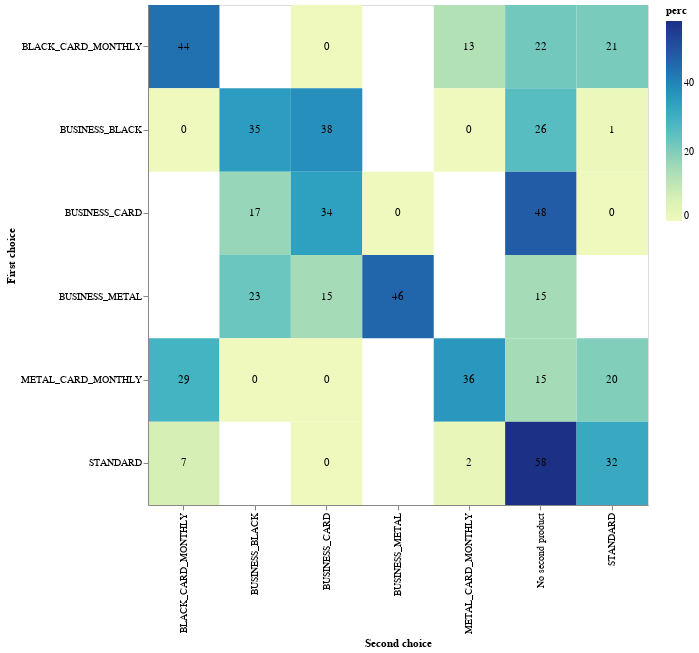

The cell this chart's notebook holds for it:
### Markdown cell above
Depending on your first product viewed, what's your most likely next step? 

Each row of the heatmap shows the first product viewed of a customer. The columns represent their second steps. The cell in row Standard and column Black-Card-Monthly, gives you the % of users who started with Standard and then moved to You. 

- 58% of those that start with Standard look at no further product.

### Code cell
df = pd.read_csv("product_selection_ksp.csv")

df = df.loc[df["se_action"] == "product_selection.tab_click", :]
df = df.loc[df["dvce_type"] == "Mobile", :]

df["collector_tstamp"] = pd.to_datetime(df["collector_tstamp"])
# keep only days since 10th of june when tracking on the first product selected was implemented.
df = df.loc[df["collector_tstamp"] >= "2020-06-10", :]

# number each tab event by when it was created.
df["rank"] = df.groupby("id")["collector_tstamp"].rank(method="dense", ascending=True)

df = df.loc[df["rank"] < 3, ["id", "se_label", "rank"]]

df = (
    pd.pivot_table(df, index=["id"], columns=["rank"], aggfunc="first")
    .fillna("No second product")
    .reset_index()
)
df.columns = ["id", "First choice", "Second choice"]

df = df.groupby(["First choice", "Second choice"])["id"].agg("nunique").reset_index()

df["perc"] = round(
    100 * df["id"] / df.groupby(["First choice"])["id"].transform("sum"), 0
)


base = alt.Chart(df).encode(
    x="Second choice:O",
    y="First choice:O",
)
heatmap = base.mark_rect().encode(color="perc:Q").properties(width=500, height=500)

text = base.mark_text(baseline="middle").encode(text="perc:Q")

heatmap + text

### Figure 1 — Vega-Lite specification as saved in the notebook (floating-point values rounded to 4 significant figures)
{"config": {"view": {"continuousWidth": 400, "continuousHeight": 300}}, "layer": [{"mark": "rect", "encoding": {"color": {"type": "quantitative", "field": "perc"}, "x": {"type": "ordinal", "field": "Second choice"}, "y": {"type": "ordinal", "field": "First choice"}}, "height": 500, "width": 500}, {"mark": {"type": "text", "baseline": "middle"}, "encoding": {"text": {"type": "quantitative", "field": "perc"}, "x": {"type": "ordinal", "field": "Second choice"}, "y": {"type": "ordinal", "field": "First choice"}}}], "data": {"name": "data-c6c7b3d3caa63ac0b7b2b80bffd37291"}, "$schema": "https://vega.github.io/schema/vega-lite/v4.0.2.json", "datasets": {"data-c6c7b3d3caa63ac0b7b2b80bffd37291": [{"First choice": "BLACK_CARD_MONTHLY", "Second choice": "BLACK_CARD_MONTHLY", "id": 156, "perc": 44.0}, {"First choice": "BLACK_CARD_MONTHLY", "Second choice": "BUSINESS_CARD", "id": 1, "perc": 0.0}, {"First choice": "BLACK_CARD_MONTHLY", "Second choice": "METAL_CARD_MONTHLY", "id": 46, "perc": 13.0}, {"First choice": "BLACK_CARD_MONTHLY", "Second choice": "No second product", "id": 77, "perc": 22.0}, {"First choice": "BLACK_CARD_MONTHLY", "Second choice": "STANDARD", "id": 75, "perc": 21.0}, {"First choice": "BUSINESS_BLACK", "Second choice": "BLACK_CARD_MONTHLY", "id": 1, "perc": 0.0}, {"First choice": "BUSINESS_BLACK", "Second choice": "BUSINESS_BLACK", "id": 154, "perc": 35.0}, {"First choice": "BUSINESS_BLACK", "Second choice": "BUSINESS_CARD", "id": 167, "perc": 38.0}, {"First choice": "BUSINESS_BLACK", "Second choice": "METAL_CARD_MONTHLY", "id": 1, "perc": 0.0}, {"First choice": "BUSINESS_BLACK", "Second choice": "No second product", "id": 116, "perc": 26.0}, {"First choice": "BUSINESS_BLACK", "Second choice": "STANDARD", "id": 6, "perc": 1.0}, {"First choice": "BUSINESS_CARD", "Second choice": "BUSINESS_BLACK", "id": 239, "perc": 17.0}, {"First choice": "BUSINESS_CARD", "Second choice": "BUSINESS_CARD", "id": 472, "perc": 34.0}, {"First choice": "BUSINESS_CARD", "Second choice": "BUSINESS_METAL", "id": 2, "perc": 0.0}, {"First choice": "BUSINESS_CARD", "Second choice": "No second product", "id": 652, "perc": 48.0}, {"First choice": "BUSINESS_CARD", "Second choice": "STANDARD", "id": 6, "perc": 0.0}, {"First choice": "BUSINESS_METAL", "Second choice": "BUSINESS_BLACK", "id": 3, "perc": 23.0}, {"First choice": "BUSINESS_METAL", "Second choice": "BUSINESS_CARD", "id": 2, "perc": 15.0}, {"First choice": "BUSINESS_METAL", "Second choice": "BUSINESS_METAL", "id": 6, "perc": 46.0}, {"First choice": "BUSINESS_METAL", "Second choice": "No second product", "id": 2, "perc": 15.0}, {"First choice": "METAL_CARD_MONTHLY", "Second choice": "BLACK_CARD_MONTHLY", "id": 247, "perc": 29.0}, {"First choice": "METAL_CARD_MONTHLY", "Second choice": "BUSINESS_BLACK", "id": 1, "perc": 0.0}, {"First choice": "METAL_CARD_MONTHLY", "Second choice": "BUSINESS_CARD", "id": 3, "perc": 0.0}, {"First choice": "METAL_CARD_MONTHLY", "Second choice": "METAL_CARD_MONTHLY", "id": 305, "perc": 36.0}, {"First choice": "METAL_CARD_MONTHLY", "Second choice": "No second product", "id": 128, "perc": 15.0}, {"First choice": "METAL_CARD_MONTHLY", "Second choice": "STANDARD", "id": 169, "perc": 20.0}, {"First choice": "STANDARD", "Second choice": "BLACK_CARD_MONTHLY", "id": 491, "perc": 7.0}, {"First choice": "STANDARD", "Second choice": "BUSINESS_CARD", "id": 4, "perc": 0.0}, {"First choice": "STANDARD", "Second choice": "METAL_CARD_MONTHLY", "id": 159, "perc": 2.0}, {"First choice": "STANDARD", "Second choice": "No second product", "id": 3864, "perc": 58.0}, {"First choice": "STANDARD", "Second choice": "STANDARD", "id": 2167, "perc": 32.0}]}}
